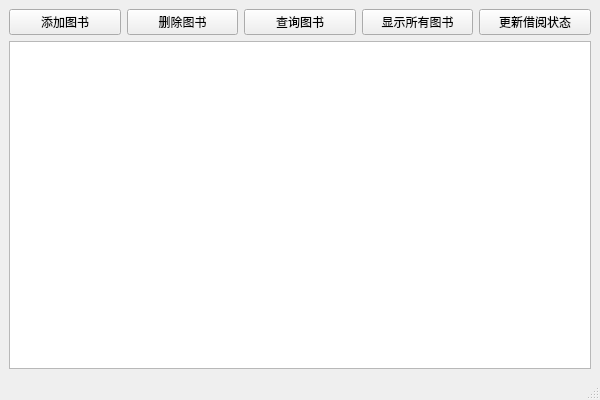
<?xml version="1.0" encoding="UTF-8"?>
<ui version="4.0">
 <class>MainWindow</class>
 <widget class="QMainWindow" name="MainWindow">
  <property name="geometry">
   <rect>
    <x>0</x>
    <y>0</y>
    <width>600</width>
    <height>400</height>
   </rect>
  </property>
  <property name="windowTitle">
   <string>图书馆书籍管理系统</string>
  </property>
  <widget class="QWidget" name="centralwidget">
   <layout class="QVBoxLayout" name="verticalLayout">
    <item>
     <layout class="QHBoxLayout" name="buttonLayout">
      <item>
       <widget class="QPushButton" name="addBookButton">
        <property name="text">
         <string>添加图书</string>
        </property>
       </widget>
      </item>
      <item>
       <widget class="QPushButton" name="removeBookButton">
        <property name="text">
         <string>删除图书</string>
        </property>
       </widget>
      </item>
      <item>
       <widget class="QPushButton" name="searchBookButton">
        <property name="text">
         <string>查询图书</string>
        </property>
       </widget>
      </item>
      <item>
       <widget class="QPushButton" name="showAllBooksButton">
        <property name="text">
         <string>显示所有图书</string>
        </property>
       </widget>
      </item>
      <item>
       <widget class="QPushButton" name="updateBookStatusButton">
        <property name="text">
         <string>更新借阅状态</string>
        </property>
       </widget>
      </item>
     </layout>
    </item>
    <item>
     <widget class="QTextEdit" name="allBooksTextEdit">
      <property name="readOnly">
       <bool>true</bool>
      </property>
     </widget>
    </item>
   </layout>
  </widget>
  <widget class="QMenuBar" name="menubar">
   <property name="geometry">
    <rect>
     <x>0</x>
     <y>0</y>
     <width>600</width>
     <height>17</height>
    </rect>
   </property>
  </widget>
  <widget class="QStatusBar" name="statusbar"/>
 </widget>
 <resources/>
 <connections/>
</ui>
